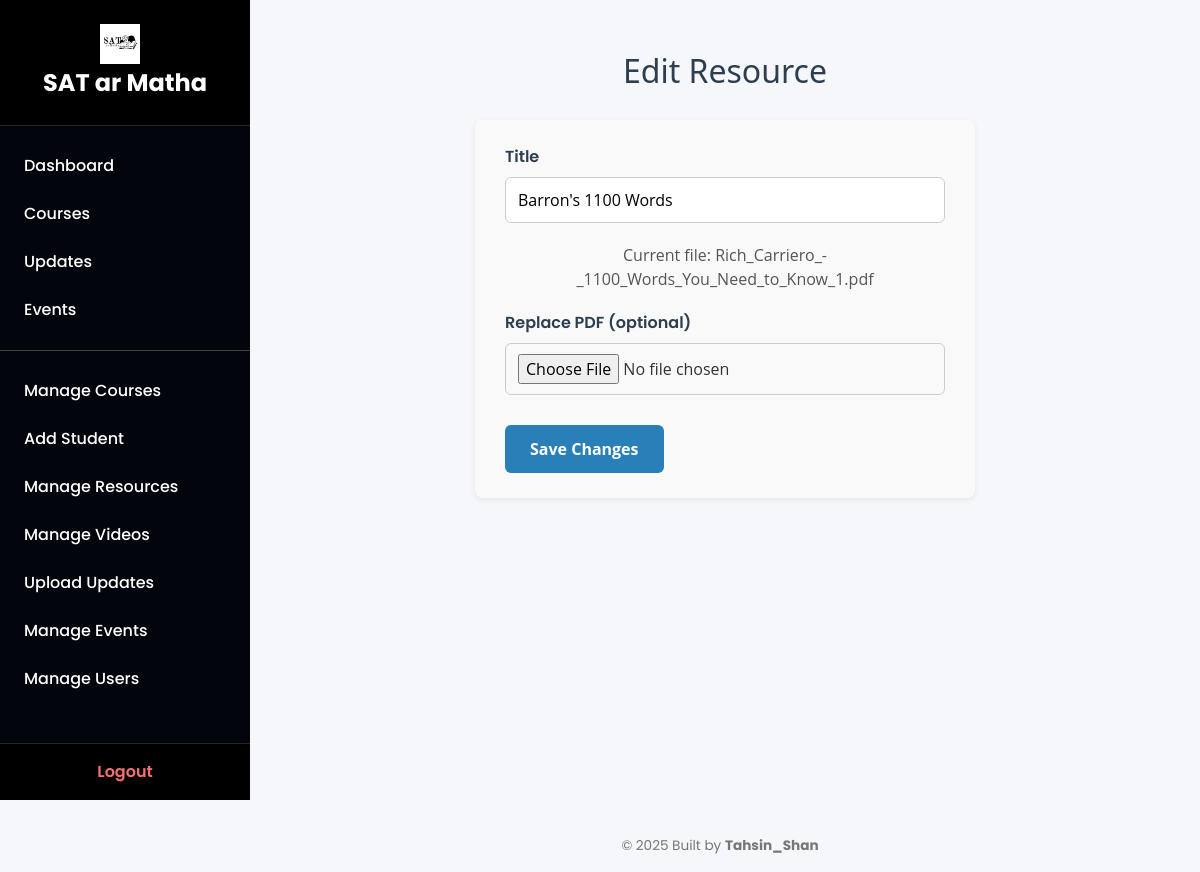
Screenshot of /admin/resource/2/edit (signed in) with the database file from the repository.
### tables this page shows
CREATE TABLE resources (
        id INTEGER PRIMARY KEY AUTOINCREMENT,
        course_id INTEGER NOT NULL,
        filename TEXT NOT NULL,
        title TEXT,
        uploaded_at TEXT DEFAULT CURRENT_TIMESTAMP,
        FOREIGN KEY(course_id) REFERENCES courses(id) ON DELETE CASCADE
    );

### app.py (the view, shortened to what this page needs)
@app.route('/admin/resource/<int:resource_id>/edit', methods=['GET', 'POST'])
@login_required
def edit_resource(resource_id):
    if session.get('role') != 'admin':
        return redirect(url_for('dashboard'))
    conn = get_db_connection()
    resource = conn.execute('SELECT * FROM resources WHERE id = ?', (resource_id,)).fetchone()
    if not resource:
        conn.close()
        return "Resource not found", 404
    conn.close()
    return render_template('edit_resource.html', resource=resource)

### app.py (called while the page is built)
def get_db_connection():
    conn = sqlite3.connect('database.db')
    conn.row_factory = sqlite3.Row
    return conn

def login_required(f):
    @wraps(f)
    def decorated_function(*args, **kwargs):
        if 'user_id' not in session:
            return redirect(url_for('login'))
        return f(*args, **kwargs)
    return decorated_function

@app.context_processor
def inject_user_role():
    return dict(role=session.get('role'))

@app.context_processor
def inject_user_role():
    return dict(role=session.get('role'))

### templates/edit_resource.html (shortened to what this page needs)
{% extends "dashboard_base.html" %}
{% block content %}
<h2>Edit Resource</h2>
<form method="POST" enctype="multipart/form-data">
  <label for="title">Title</label>
  <input type="text" name="title" id="title" value="{{ resource.title }}" required>
  <p>Current file: {{ resource.filename }}</p>
  <label for="resource_pdf">Replace PDF (optional)</label>
  <input type="file" name="resource_pdf" id="resource_pdf" accept="application/pdf">
  <button type="submit">Save Changes</button>
</form>
{% endblock %}

### static/css/style.css (style rules this page uses)
body { font-family: 'Poppins', sans-serif; margin: 0; background-color: #f4f7fa; color: #333; display: flex; flex-direction: column; }
input[type="text"], input[type="file"] { width: 100%; padding: 10px; margin-bottom: 15px; border: 1px solid #ccc; border-radius: 5px; box-sizing: border-box; }
h2 { font-family: 'Segoe UI', Tahoma, Geneva, Verdana, sans-serif; font-size: 2rem; color: #2c3e50; margin-bottom: 40px; text-align: center; }
p { font-family: 'Open Sans', sans-serif; font-size: 1.2rem; color: #7f8c8d; text-align: center; margin-top: 50px; }

### templates/dashboard_base.html (style rules this page uses)
* { box-sizing: border-box; margin: 0; padding: 0; font-family: 'Poppins', sans-serif; }
body.dashboard-body { display: flex; flex-direction: column; min-height: 100vh; background-color: #f5f7fa; color: #333; }

### templates/edit_resource.html (style rules this page uses)
h2 { font-family: 'Segoe UI', Tahoma, Geneva, Verdana, sans-serif; font-size: 2rem; color: #2c3e50; margin-bottom: 30px; text-align: center; }
form { background: #f9f9f9; padding: 25px 30px; border-radius: 8px; box-shadow: 0 2px 6px rgba(0,0,0,0.07); max-width: 500px; margin: 0 auto 50px auto; font-family: 'Open Sans', sans-serif; }
form label { display: block; font-weight: 600; margin-bottom: 8px; color: #2c3e50; }
form input[type="text"], form input[type="file"] { width: 100%; padding: 10px 12px; margin-bottom: 20px; border: 1.8px solid #ccc; border-radius: 6px; font-size: 1rem; transition: border-color 0.3s ease; }
form p { font-family: 'Open Sans', sans-serif; font-size: 1rem; color: #555; margin-bottom: 20px; }
form button[type="submit"] { background-color: #2980b9; color: white; border: none; padding: 12px 25px; border-radius: 6px; font-weight: 700; font-size: 1rem; cursor: pointer; transition: background-color 0.3s ease; display: block; margin-top: 10px; }

### rows the page displays
resources: title "Barron's 1100 Words", filename "Rich_Carriero_-_1100_Words_You_Need_to_Know_1.pdf"
